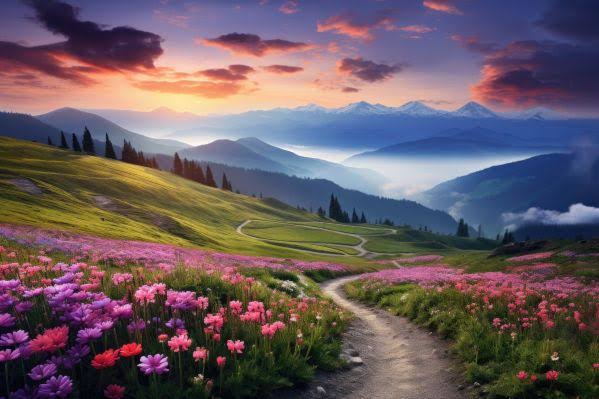
#> input picture flowers.jpeg, 599 x 399 px
$ python EX10_1.py
#> lines starting #> are read from the running program, lines starting #| are printed output that depends on the picture
from PIL import Image, ImageFilter


image = Image.open('flowers.jpeg')
#> image is the input picture: PIL image 599x399 RGB; mean R, G, B 104.9, 90.2, 97.7


# image = image.resize((round(image.size[0]/2), round(image.size[1]/2)))

# image = image.rotate(145)

resized_img = image.resize((image.width + 50, image.height + 70))
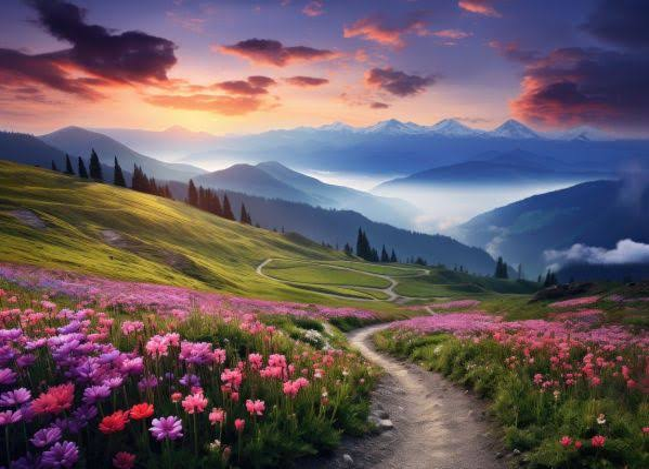
#> resized_img: PIL image 649x469 RGB; mean R, G, B 104.9, 90.2, 97.7

# resized_img.show()


flipped_horizontally_img = image.transpose(Image.FLIP_LEFT_RIGHT)
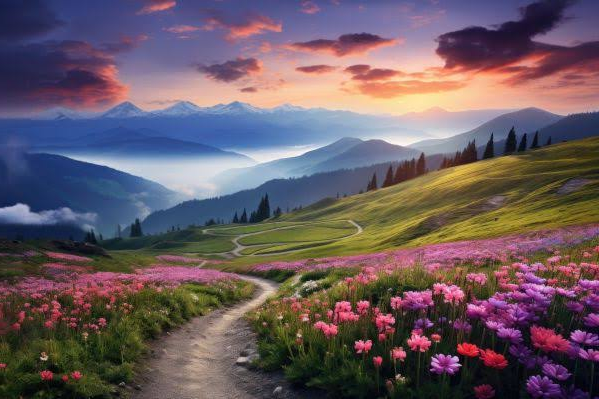
#> flipped_horizontally_img: PIL image 599x399 RGB; mean R, G, B 104.9, 90.2, 97.7

flipped_vertically_img = image.transpose(Image.FLIP_TOP_BOTTOM)
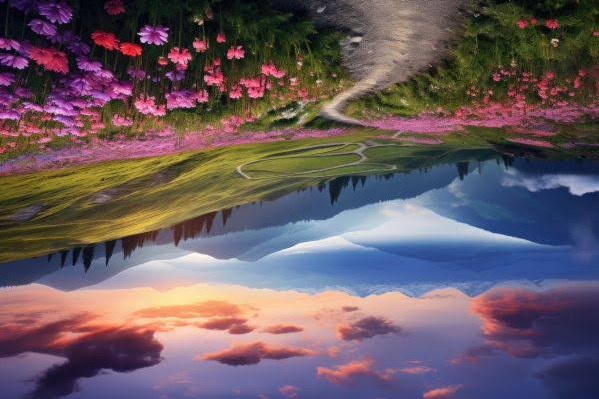
#> flipped_vertically_img: PIL image 599x399 RGB; mean R, G, B 104.9, 90.2, 97.7

# flipped_horizontally_img.show()

# flipped_vertically_img.show()

# Crop the image
left = 10
upper = 10
right = image.width - 50
#> right = 549
lower = image.height
#> lower = 399
cropped_img = image.crop((left, upper, right, lower))
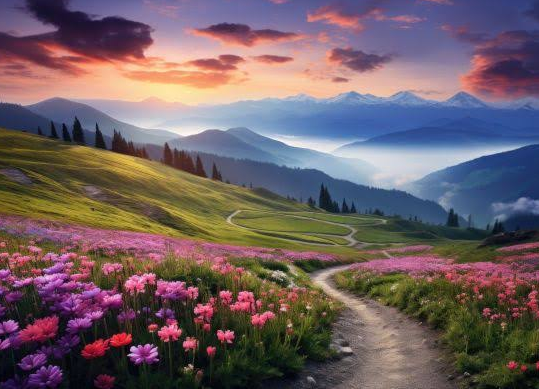
#> cropped_img: PIL image 539x389 RGB; mean R, G, B 110.8, 94.6, 99.5

# cropped_img.show()
rainbow = Image.open('flowers.jpeg')
img_bw = rainbow.convert('1')
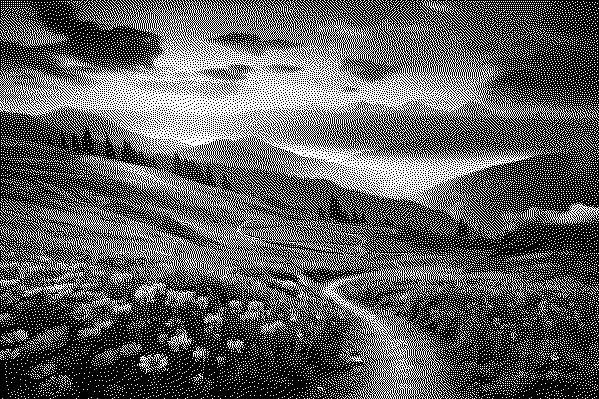
#> img_bw: PIL image 599x399 1; 37.1% white in thin lines or dots

# rainbow.show()
# img_bw.show()
rgb_img = image.convert('RGB')

blurred_img = rgb_img.filter(filter=ImageFilter.BLUR)
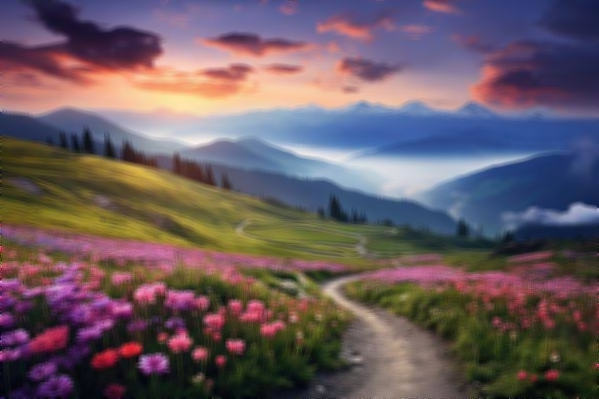
#> blurred_img: PIL image 599x399 RGB; mean R, G, B 104.9, 90.2, 97.7

blurred_img.show()

print(image.size)
#| (599, 399)
# image.show()
